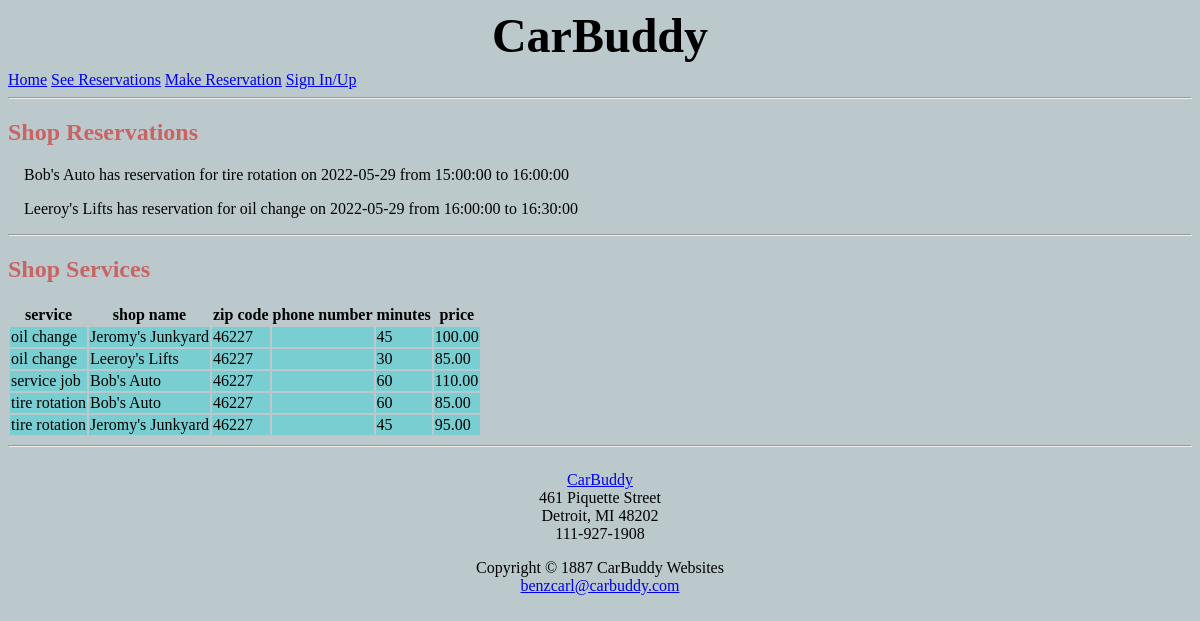
Page /app/reservations.php on the earlier database version.
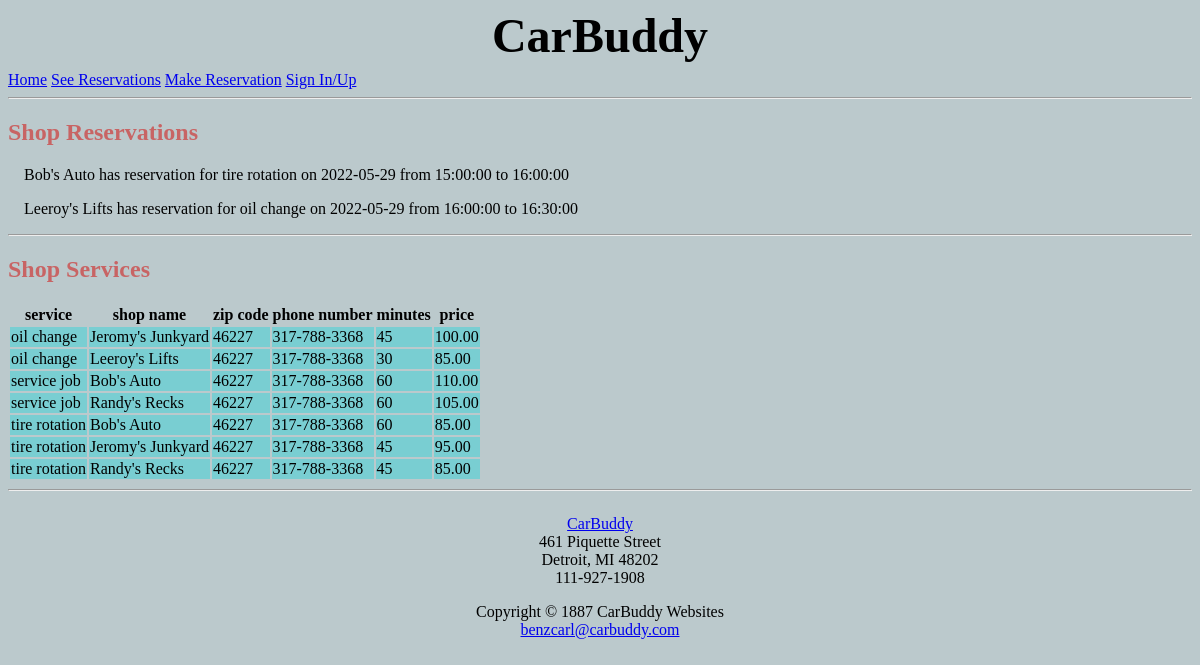
Same page on the later database version.
### tables this page shows
CREATE TABLE reservation
(resNo int NOT NULL AUTO_INCREMENT,
	custNo int,
	shopNo int,
	servNo int,
	cost decimal(5,2),
	startD date,
	startT time,
	endD date,
	endT time,
	PRIMARY KEY (resNo),
	FOREIGN KEY (custNo) REFERENCES customer(custNo)
		ON DELETE CASCADE
		ON UPDATE CASCADE,
	FOREIGN KEY (shopNo) REFERENCES shop(shopNo)
		ON DELETE CASCADE
		ON UPDATE CASCADE,
	FOREIGN KEY (servNo) REFERENCES service(servNo)
		ON DELETE CASCADE
		ON UPDATE CASCADE
);

CREATE TABLE shop
(shopNo int NOT NULL AUTO_INCREMENT,
	shopName varchar(35),
	password char(8),
	numMechanic int,
	zipCode int,
	phoneNum varchar(13),
	PRIMARY KEY (shopNo)
);

CREATE TABLE service
(servNo int NOT NULL AUTO_INCREMENT,
	shopNo int,
	service varchar(40),
	minutes int,
	price decimal(5,2),
	PRIMARY KEY (servNo),
	FOREIGN KEY (shopNo) REFERENCES shop(shopNo)
		ON UPDATE CASCADE
		ON DELETE CASCADE
);

### app/reservations.php (the view, shortened to what this page needs)
<!DOCTYPE html>
<html>
<head>
	<link href="/static/styles.css" rel="stylesheet" type="text/css" />
</head>
<body>
	<?php include 'static/connection.php'; ?>
	<h2>Shop Reservations</h2>
	<?php
		$sql = 'SELECT r.startD, r.startT, r.endT, sh.shopName, s.service '.
          'FROM reservation r '.
          'INNER JOIN shop sh on sh.shopNo = r.shopNo '.
		  'INNER JOIN service s on s.servNo = r.servNo '.
		  'WHERE r.startD >= ? '.
		  'ORDER BY r.startD, r.startT ASC '.
		  'LIMIT 10;';
		$statement = $pdo->prepare($sql);
		$statement->bindValue(1, date('Y-m-d'), PDO::PARAM_STR);
		try{
			$ret = $statement->execute();
		}catch(Exception $e){
			echo "Lookup error: ", $e->getMessage();
		}
		while($row = $statement->fetch(PDO::FETCH_ASSOC)){
			echo '<p>' . $row['shopName'] . ' has reservation for ' . $row['service'] .
			' on ' . $row['startD'] . ' from ' . $row['startT'] . ' to ' . $row['endT'] . '</p>';
		}
    ?>
	<hr>
	<h2>Shop Services</h2>
    <table>
      <tr>
        <th>service</th>
        <th>shop name</th>
        <th>zip code</th>
		<th>phone number</th>
        <th>minutes</th>
        <th>price</th>
      </tr>
    <?php
      $sql = 'SELECT s.service, s.price, s.minutes, sh.phoneNum, sh.shopName, sh.zipCode '.
        'FROM service s '.
		'INNER JOIN shop sh on s.shopNo = sh.shopNo '.
		' ORDER BY s.service, sh.shopName ASC;';
      $statement = $pdo->query($sql);
	  $i=0;
      while(($row = $statement->fetch(PDO::FETCH_ASSOC)) && $i < 10){
        echo "<tr>";
		echo "<td>" . $row['service'] . "</td>";
        echo "<td>" . $row['shopName'] . "</td>";
        echo "<td>" . $row['zipCode'] . "</td>";
        echo "<td>" . $row['phoneNum'] . "</td>";
        echo "<td>" . $row['minutes'] . "</td>";
		echo "<td>" . $row['price'] . "</td>";
        echo "</tr>";
		$i++;
      }
    ?>
	</table>
</body>
</html>

### app/static/styles.css (style rules this page uses)
body { background-color: #BBC9CC; }
h1 { font-size: 1vw; }
h2 { color: rgba(200, 100, 100); }
td { background-color: rgba(74, 211, 216, 0.582); }
address { font-style: normal; padding-top: 1em; padding-bottom: 1em; }
p { padding-left: 1em; }

Differences in the rows shown:
changed through a linked row, service (number 1 of 7 on the later page): shopNo.phoneNum (not shown) → "317-788-3368"
changed through a linked row, service "Leeroy's Lifts": shopNo.phoneNum (not shown) → "317-788-3368"
changed through a linked row, service (number 3 of 7 on the later page): shopNo.phoneNum (not shown) → "317-788-3368"
added service: service "service job", shopNo.shopName "Randy's Recks", shopNo.zipCode "46227", shopNo.phoneNum "317-788-3368", minutes "60", price "105.00"
changed through a linked row, service (number 5 of 7 on the later page): shopNo.phoneNum (not shown) → "317-788-3368"
changed through a linked row, service (number 6 of 7 on the later page): shopNo.phoneNum (not shown) → "317-788-3368"
added service: service "tire rotation", shopNo.shopName "Randy's Recks", shopNo.zipCode "46227", shopNo.phoneNum "317-788-3368", minutes "45", price "85.00"
